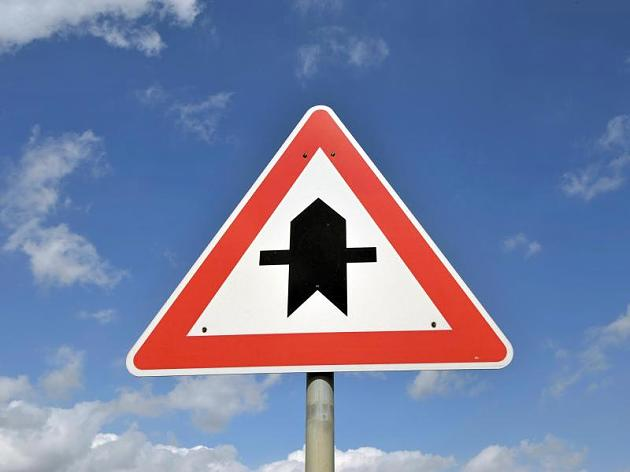
#> input picture newImages/1.png, 630 x 472 px; its folder holds 5 pictures in this run
$ jupyter execute --allow-errors Traffic_Sign_Classifier.ipynb   (shell and % lines are left out)   (older library calls are emulated)
#> lines starting #> are read from the running program, lines starting #| are printed output that depends on the picture
# Self-Driving Car Engineer Nanodegree

## Deep Learning

## Project: Build a Traffic Sign Recognition Classifier

In this notebook, a template is provided for you to implement your functionality in stages, which is required to successfully complete this project. If additional code is required that cannot be included in the notebook, be sure that the Python code is successfully imported and included in your submission if necessary.

> **Note**: Once you have completed all of the code implementations, you need to finalize your work by exporting the iPython Notebook as an HTML document. Before exporting the notebook to html, all of the code cells need to have been run so that reviewers can see the final implementation and output. You can then export the notebook by using the menu above and navigating to  \n",
    "**File -> Download as -> HTML (.html)**. Include the finished document along with this notebook as your submission.

In addition to implementing code, there is a writeup to complete. The writeup should be completed in a separate file, which can be either a markdown file or a pdf document. There is a [write up template](https://github.com/udacity/CarND-Traffic-Sign-Classifier-Project/blob/master/writeup_template.md) that can be used to guide the writing process. Completing the code template and writeup template will cover all of the [rubric points](https://review.udacity.com/#!/rubrics/481/view) for this project.

The [rubric](https://review.udacity.com/#!/rubrics/481/view) contains "Stand Out Suggestions" for enhancing the project beyond the minimum requirements. The stand out suggestions are optional. If you decide to pursue the "stand out suggestions", you can include the code in this Ipython notebook and also discuss the results in the writeup file.

>**Note:** Code and Markdown cells can be executed using the **Shift + Enter** keyboard shortcut. In addition, Markdown cells can be edited by typically double-clicking the cell to enter edit mode.

---
## Step 0: Load The Data

[cell 1]
# Load pickled data
# Importing all the necessary packages
import pickle
import matplotlib.pyplot as plt
import random
import cv2
from scipy import ndimage
import tensorflow as tf
import numpy as np
from sklearn.utils import shuffle
from tensorflow.contrib.layers import flatten
from numpy import newaxis
import os

# TODO: Fill this in based on where you saved the training and testing data

training_file = './train.p'
validation_file = './valid.p'
testing_file = './test.p'

#> (the rest of this cell did not finish here and is left out)

---

## Step 1: Dataset Summary & Exploration

The pickled data is a dictionary with 4 key/value pairs:

- `'features'` is a 4D array containing raw pixel data of the traffic sign images, (num examples, width, height, channels).
- `'labels'` is a 1D array containing the label/class id of the traffic sign. The file `signnames.csv` contains id -> name mappings for each id.
- `'sizes'` is a list containing tuples, (width, height) representing the original width and height the image.
- `'coords'` is a list containing tuples, (x1, y1, x2, y2) representing coordinates of a bounding box around the sign in the image. **THESE COORDINATES ASSUME THE ORIGINAL IMAGE. THE PICKLED DATA CONTAINS RESIZED VERSIONS (32 by 32) OF THESE IMAGES**

Complete the basic data summary below. Use python, numpy and/or pandas methods to calculate the data summary rather than hard coding the results. For example, the [pandas shape method](http://pandas.pydata.org/pandas-docs/stable/generated/pandas.DataFrame.shape.html) might be useful for calculating some of the summary results.

### Provide a Basic Summary of the Data Set Using Python, Numpy and/or Pandas

[cell 2]
### Replace each question mark with the appropriate value.
### Use python, pandas or numpy methods rather than hard coding the results
import numpy as np

# TODO: Number of training examples
#> (the rest of this cell did not finish here and is left out)

### Include an exploratory visualization of the dataset

Visualize the German Traffic Signs Dataset using the pickled file(s). This is open ended, suggestions include: plotting traffic sign images, plotting the count of each sign, etc.

The [Matplotlib](http://matplotlib.org/) [examples](http://matplotlib.org/examples/index.html) and [gallery](http://matplotlib.org/gallery.html) pages are a great resource for doing visualizations in Python.

**NOTE:** It's recommended you start with something simple first. If you wish to do more, come back to it after you've completed the rest of the sections. It can be interesting to look at the distribution of classes in the training, validation and test set. Is the distribution the same? Are there more examples of some classes than others?

[cell 3]
### Data exploration visualization code goes here.
### Feel free to use as many code cells as needed.
import matplotlib.pyplot as plt
import random
# Visualizations will be shown in the notebook.

fig, axisImage = plt.subplots(2,4)
axisImage = axisImage.ravel() #returns flattened array of image objects from a multidimensional array
#> (the rest of this cell did not finish here and is left out)

#> (a cell that did not finish here is left out)

From the above histogram, data is skewed towards some classes. This requires data augmentation which will be discussed in the next section.

----

## Step 2: Design and Test a Model Architecture

Design and implement a deep learning model that learns to recognize traffic signs. Train and test your model on the [German Traffic Sign Dataset](http://benchmark.ini.rub.de/?section=gtsrb&subsection=dataset).

The LeNet-5 implementation shown in the [classroom](https://classroom.udacity.com/nanodegrees/nd013/parts/fbf77062-5703-404e-b60c-95b78b2f3f9e/modules/6df7ae49-c61c-4bb2-a23e-6527e69209ec/lessons/601ae704-1035-4287-8b11-e2c2716217ad/concepts/d4aca031-508f-4e0b-b493-e7b706120f81) at the end of the CNN lesson is a solid starting point. You'll have to change the number of classes and possibly the preprocessing, but aside from that it's plug and play!

With the LeNet-5 solution from the lecture, you should expect a validation set accuracy of about 0.89. To meet specifications, the validation set accuracy will need to be at least 0.93. It is possible to get an even higher accuracy, but 0.93 is the minimum for a successful project submission.

There are various aspects to consider when thinking about this problem:

- Neural network architecture (is the network over or underfitting?)
- Play around preprocessing techniques (normalization, rgb to grayscale, etc)
- Number of examples per label (some have more than others).
- Generate fake data.

Here is an example of a [published baseline model on this problem](http://yann.lecun.com/exdb/publis/pdf/sermanet-ijcnn-11.pdf). It's not required to be familiar with the approach used in the paper but, it's good practice to try to read papers like these.

### Transformation matrix for images

[cell 5]
# [41 lines left out: functions translate, affineTransform, plot, transform, not called in this run]

#> (the rest of this cell did not finish here and is left out)

The above functions translate() and affineTransformation() transform an image

# Data Augmentation

#> (a cell that did not finish here is left out)

Additional images were added to classes with the amount of data below the mean value.

### Pre-process the Data Set (normalization, grayscale, etc.)

Minimally, the image data should be normalized so that the data has mean zero and equal variance. For image data, `(pixel - 128)/ 128` is a quick way to approximately normalize the data and can be used in this project.

Other pre-processing steps are optional. You can try different techniques to see if it improves performance.

Use the code cell (or multiple code cells, if necessary) to implement the first step of your project.

The preprocessing step contains two stages: Grayscale conversion and Normalizing

[cell 7]
### Preprocess the data here. It is required to normalize the data. Other preprocessing steps could include
### converting to grayscale, etc.
import cv2

# Conversion to grayscale
def grayscale(image):
    image = cv2.cvtColor(image, cv2.COLOR_BGR2GRAY)
    return image

# Normalize the data
def normalize(data):
    return data / 255 * 0.8 + 0.1
    #return cv2.normalize(image, alpha=0, beta=1, norm_type=cv2.NORM_MINMAX, dtype=cv2.CV_32F)

# Iterate through all the images
def preprocess(data):
    grayImages=[]
    for image in data:
        gray = grayscale(image)
        grayNormalize = normalize(gray)
        grayImages.append(grayNormalize)
    return np.array(grayImages) # converts the list into an array

# Preprocessing the images
print('Preprocessing training data...')

# Preprocessing of training set data
#> (the rest of this cell did not finish here and is left out)

### Model Architecture

[cell 8]
### Define your architecture here.
### Feel free to use as many code cells as needed.
tf.reset_default_graph()
#> (this line was passed over: tensorflow is not available in this run)
epochs = 10
batchSize=100
#> (the rest of this cell did not finish here and is left out)

### Train, Validate and Test the Model

A validation set can be used to assess how well the model is performing. A low accuracy on the training and validation
sets imply underfitting. A high accuracy on the training set but low accuracy on the validation set implies overfitting.

#> (a cell that did not finish here is left out)

#> (a cell that did not finish here is left out)

---

## Step 3: Test a Model on New Images

To give yourself more insight into how your model is working, download at least five pictures of German traffic signs from the web and use your model to predict the traffic sign type.

You may find `signnames.csv` useful as it contains mappings from the class id (integer) to the actual sign name.

### Load and Output the Images

[cell 11]
### Load the images and plot them here.
### Feel free to use as many code cells as needed.
imagedir = os.listdir("newImages/")
newImages = []
for i in imagedir:
    i = 'newImages/' + i
    image = cv2.imread(i)
#> image is the input picture: shape (472, 630, 3); mean B, G, R 162.3, 126.9, 116.6
    newImages.append(image)
    plt.imshow(image)
    plt.show()
#> pass 2 of the loop `for i in imagedir:`:
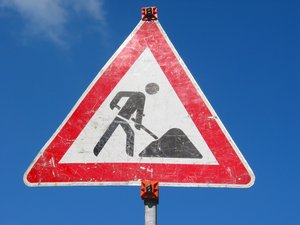
#> input picture newImages/2.png, 300 x 225 px
#> image is the input picture: shape (225, 300, 3); mean B, G, R 157.2, 110.4, 94.3
#> pass 3 of the loop `for i in imagedir:`:
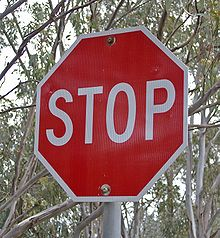
#> input picture newImages/3.png, 220 x 238 px
#> image is the input picture: shape (238, 220, 3); mean B, G, R 102.1, 104.3, 139.9
#> the loop made 5 passes; the first 3 are shown
print(image.shape)
#| (1394, 1578, 3)

The images will be resized to 32x32x1

[cell 12]
oImage = cv2.imread('newImages/1.png')
plt.imshow(oImage)
plt.show()

[cell 13]
newRezImages = []
for i in imagedir:
    i = 'newImages/' + i
    image = cv2.imread(i)
    resized = cv2.resize(image, (32,32), interpolation = cv2.INTER_AREA)
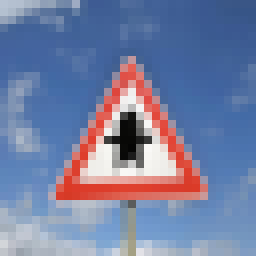
#> resized: shape (32, 32, 3) (shown 8 times larger); mean B, G, R 162.3, 126.8, 116.6
    newRezImages.append(resized)
#> pass 2 of the loop `for i in imagedir:`:
#> `resized = cv2.resize(image, (32,32), interpolation = cv2.INTER_AREA)`:
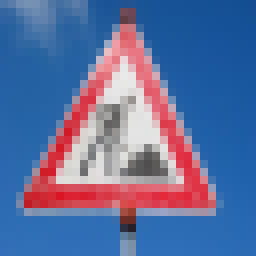
#> resized: shape (32, 32, 3) (shown 8 times larger); mean B, G, R 157.2, 110.4, 94.3
#> pass 3 of the loop `for i in imagedir:`:
#> `resized = cv2.resize(image, (32,32), interpolation = cv2.INTER_AREA)`:
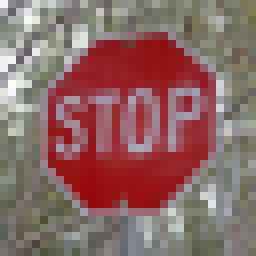
#> resized: shape (32, 32, 3) (shown 8 times larger); mean B, G, R 102.1, 104.3, 139.9
#> the loop made 5 passes; the first 3 are shown

print('Image size is now', newRezImages[0].shape)
#| Image size is now (32, 32, 3)
plt.imshow(newRezImages[0])
plt.show()

### Predict the Sign Type for Each Image

[cell 14]
### Run the predictions here and use the model to output the prediction for each image.
### Make sure to pre-process the images with the same pre-processing pipeline used earlier.
### Feel free to use as many code cells as needed.
# [7 lines of commented-out code are left out]
print(newRezImages[0])
newRezImages = preprocess(newRezImages)
#> the loop in preprocess, `for image in data:` made 5 passes
#> pass 1, in grayscale, `image = cv2.cvtColor(image, cv2.COLOR_BGR2GRAY)`:
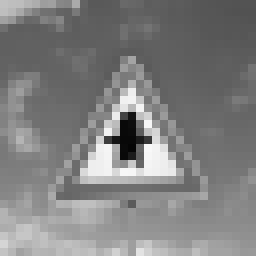
#> image: shape (32, 32) (shown 8 times larger); min 5, max 248, mean 127.8
#> pass 1, in preprocess, `grayNormalize = normalize(gray)`:
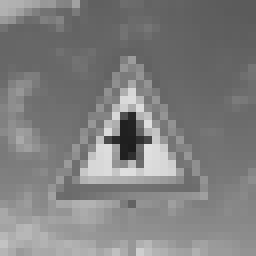
#> grayNormalize: shape (32, 32) float64 (shown 8 times larger); min 0.116, max 0.878, mean 0.501
#> pass 2, in grayscale (call 2), `image = cv2.cvtColor(image, cv2.COLOR_BGR2GRAY)`:
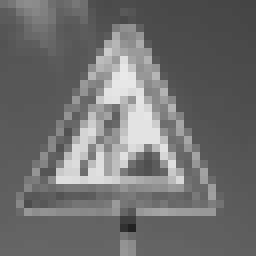
#> image: shape (32, 32) (shown 8 times larger); min 35, max 233, mean 110.9
#> after the loop in preprocess, `for image in data:`:
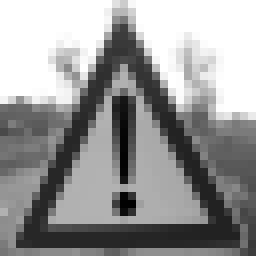
#> gray: shape (32, 32) (shown 8 times larger); min 1, max 255, mean 152.1
